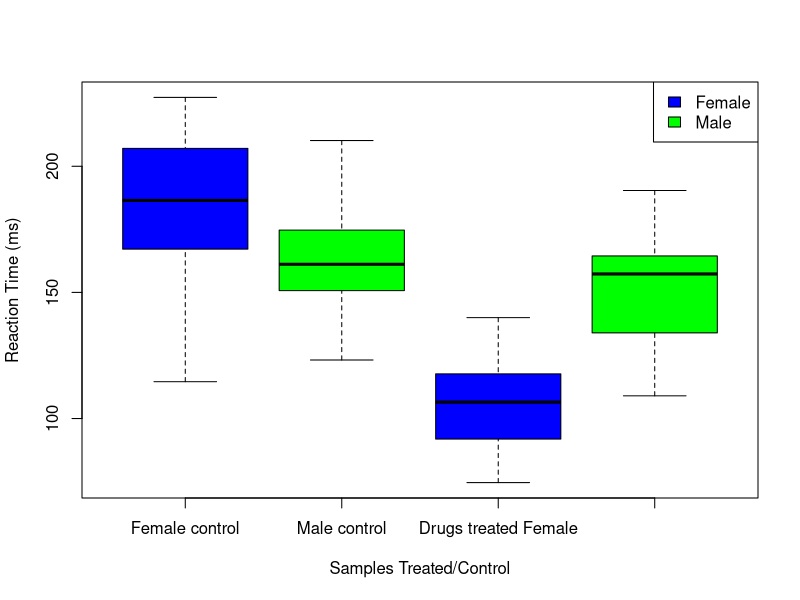

Here is the R script that generated this plot: (Note: this script raises an error after producing the figure.)
# Experiment 1 code and plot
# Null Hypothesis - Gibbernium doesn't effect the reaction time of the samples
# Alternative Hypothesis - Gibbernium does effect the reaction time  of the samples 

Experiment1 <- read.table("Student number 156 Experiment 1.txt", header=TRUE)
str(Experiment1)
# This is to inset a name to the data set (156) and the str function is to make sure the code is working

Experiment1$sex<-as.factor(Experiment1$sex)
str(Experiment1)

Experiment1$treatment<-as.factor(Experiment1$treatment)
str(Experiment1)
# as.factor function is used to convert the object into a factor

boxplot(
  Experiment1$reaction_time_ms~Experiment1$sex*Experiment1$treatment, besides= TRUE,
  ylab = "Reaction Time (ms)",
  xlab = "Samples Treated/Control",
  col =c ("blue","green"),
  names =c ("Female control", "Male control", "Drugs treated Female", "Drug treated Male")
  )
# This is to represent the data as a box plot
# The ("Female control", "Male control", "Drugs treated Female", "Drug treated Male") are the axis names for this boxplot

legend("topright",
       c("Female", "Male"),
       fill = c("blue", "green"),
       )

names("Female control", "Male control", "Drug treated Female", "Drug treated Male") <- axis

title("Effects of Gibbernuim on reaction time for male and female samples")
# all this code/functions is to label the whole data plot
# legend is created to known which colour represents which category

print(Experiment1)
anova<-aov(Experiment1$reaction_time_ms~Experiment1$sex*Experiment1$treatment)

summary(anova)
TukeyHSD(anova)
# The anova function is to reveal if I accept or reject the null hypothesis
# As for the Tukey code, this is to see if there is a difference in any of the sample groups



# Experiment 2 code and plot

Experiment2<-matrix(c(38,10,340,20,40,70), ncol=3, nrow=2)
rownames(Experiment2)<-c("Control", "Drug")
colnames(Experiment2)<-c("Decrease", "No Change", "Increase")
Experiment2
# This section of code is to input the data in Rcloud in a 2x3 matrix
# The rownames() and colnames() function is to label my diagram/table

# Null Hypothesis - Gibberium doesn't elevate blood pressure
# Alternative Hypothesis - Gibberium does elevate blood pressure

barplot(
  Experiment2,
  beside = TRUE,
  legend.text = TRUE,
  xlab = 'Effects on the Treatment',
  ylab = 'Number of people',
  ylim =c (0,400)
)
# This section of code is to make a barplot to represent our data in a clear way/visualise the effects of Gibbernium on blood pressure
# xlab and ylab are the codes to name the axis, so the graph is labeled
# the ylim function/code is to extend the y axis because one of the bars was higher than 300 (before the code ran)

title("Effects of Gibbernuim on blood pressure")
# this function is to title the plot/barplot

chisq.test(Experiment2)
# This chisq.test code is to see the results of the data and check if we should reject ot accept the null hypothesis
# Also allows us to see if there is a relationship between the use of Gibberium and an individual's blood pressure
